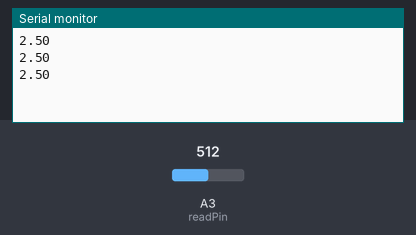
Recording of a sketch running on a simulated Arduino Uno, built with avr-gcc and run on an emulated ATmega328P. On the bench: the last lines printed to the serial monitor. The test bench sets the inputs (shaded band); at power-on: A3 (readPin) = 512.

Above: at 1.3 s.
1.4 s: A3 (readPin) set to 716
At 1.9 s:
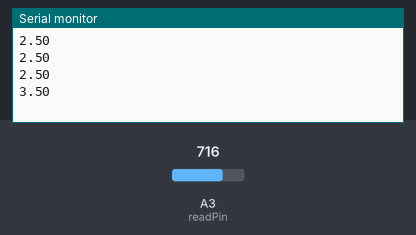
2.9 s: A3 (readPin) set to 900
At 3.4 s:
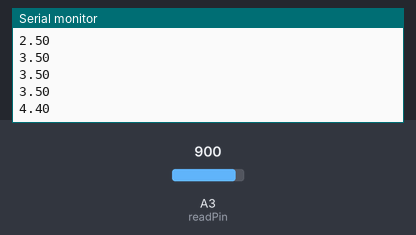
Timing chart, 0 to 5.9 s (numbered marks = the images above; inputs shaded):
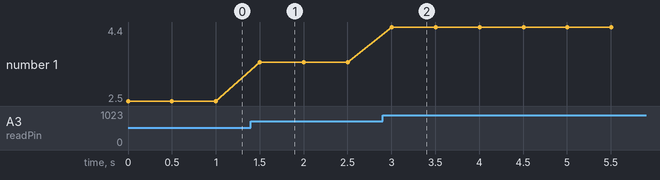

The sketch:

measuring-voltage.ino
```cpp
const int readPin = A3;
float v2 = 0;
int readVal = 0;

const int delayTime = 500;

void printVoltage() {
  readVal = analogRead(readPin);
  v2 = (5.0/1023.0) * readVal;
  Serial.println(v2);
}

void setup() {
  pinMode(readPin, INPUT);
  Serial.begin(9600);
}

void loop() {
  printVoltage();
  delay(delayTime);
}
```

Measured:
- after the input at 1.4 s, the serial monitor: prints a new line after 0.10 s (image 1)
- after the input at 2.9 s, the serial monitor: prints a new line after 0.10 s (image 2)
- plotted number 1: 2.5 → 3.5 after the input at 1.4 s, 3.5 → 4.4 after the input at 2.9 s
